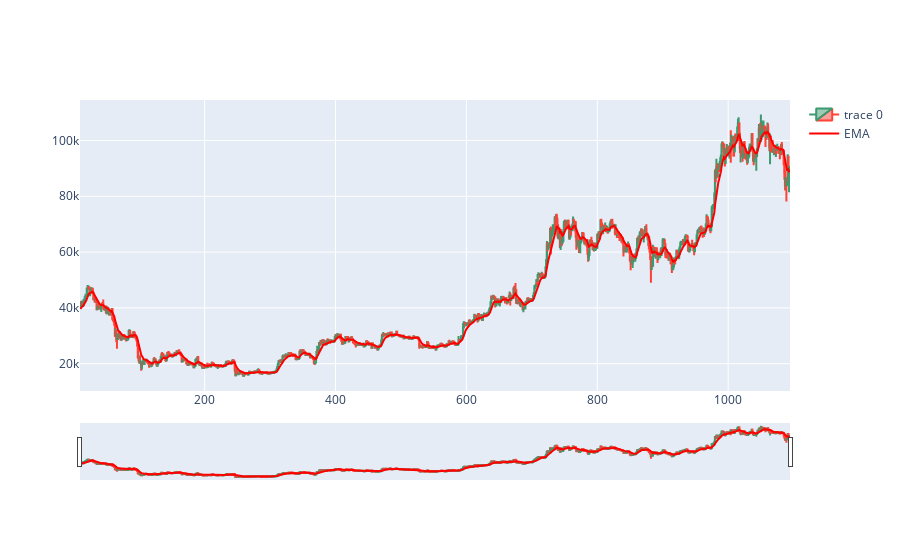

The code cell stored with this chart in its notebook:
### Code cell
dfpl = df[10:1095]

fig = go.Figure(data=[go.Candlestick(x=dfpl.index,
                                     open=dfpl['Open'],
                                     high=dfpl['High'],
                                     low=dfpl['Low'],
                                     close=dfpl['Close']),
                go.Scatter(x=dfpl.index, y=dfpl.EMA, line=dict(color='red', width=2), name='EMA')])
fig.show()

### Figure 1 — Plotly figure (JSON) as saved in the notebook; plotly's stock layout.template omitted (floating-point values rounded to 4 significant figures; data arrays with more than 128 entries replaced by an {"elided": "..."} marker saying what was removed)
{"data": [{"close": {"elided": "1085 int values"}, "high": {"elided": "1085 int values"}, "low": {"elided": "1085 int values"}, "open": {"elided": "1085 int values"}, "type": "candlestick", "x": {"elided": "1085 int values"}}, {"line": {"color": "red", "width": 2}, "name": "EMA", "type": "scatter", "x": {"elided": "1085 int values"}, "y": {"elided": "1085 float values"}}], "layout": {}}
